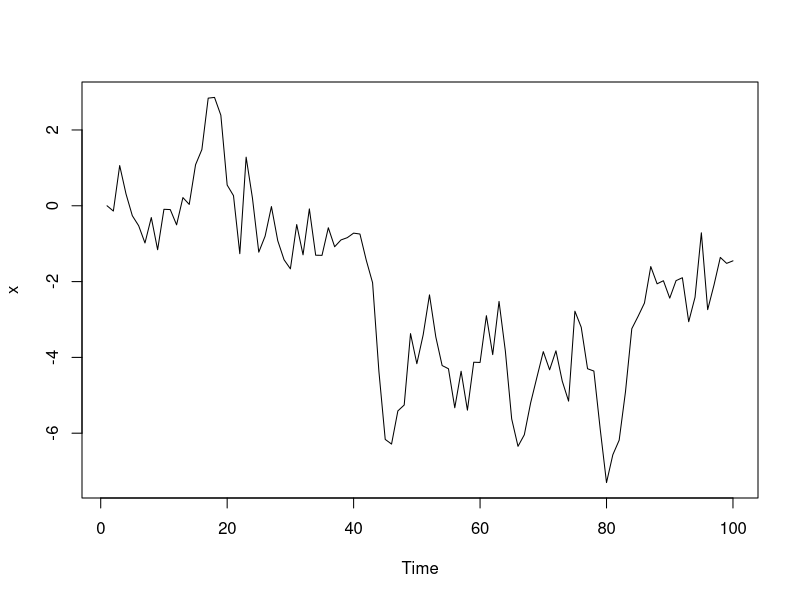
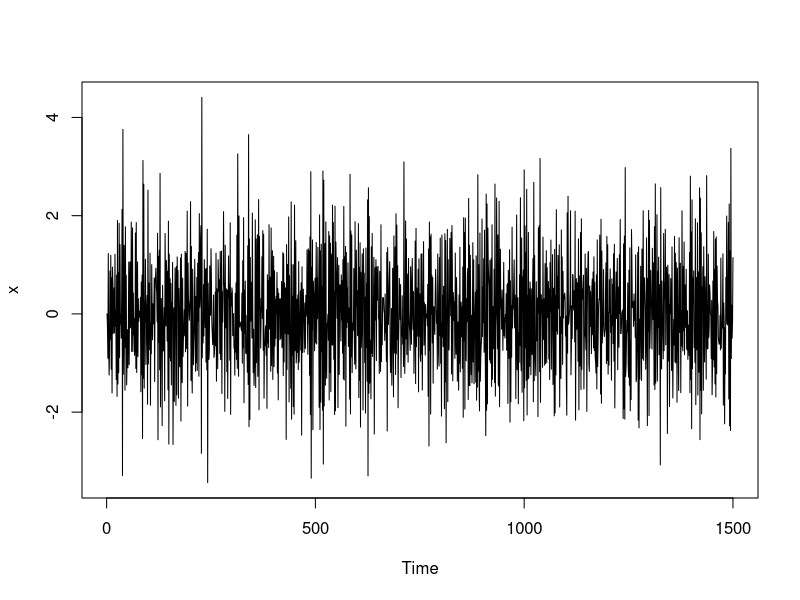
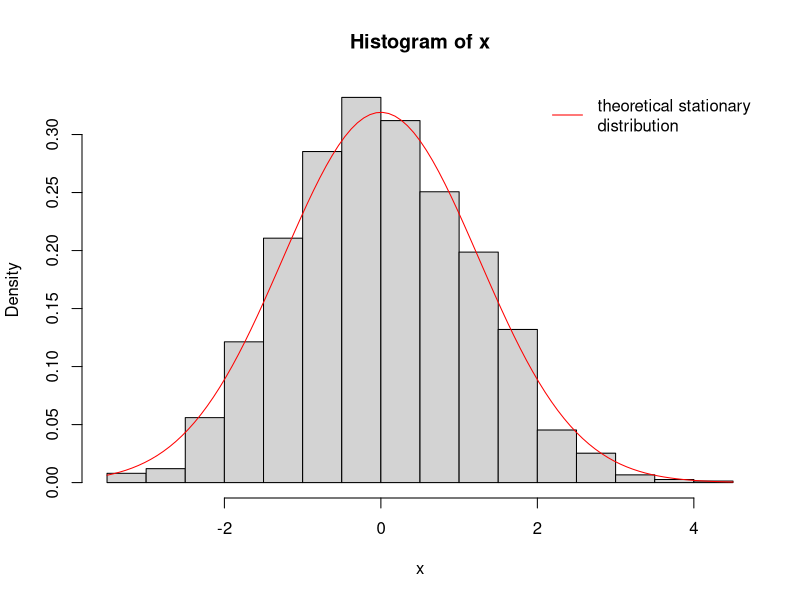

These figures' R source, in order:
## ---- chunk 1
set.seed(34)

n = 100
x = numeric(n)

for (i in 2:n) {
  x[i] = rnorm(1, mean=x[i-1], sd=1.0)
}

plot.ts(x)
## ---- chunk 2
Q = matrix(c(0.0, 0.5, 0.0, 0.0, 0.5,
             0.5, 0.0, 0.5, 0.0, 0.0,
             0.0, 0.5, 0.0, 0.5, 0.0,
             0.0, 0.0, 0.5, 0.0, 0.5,
             0.5, 0.0, 0.0, 0.5, 0.0), 
           nrow=5, byrow=TRUE)

Q %*% Q # Matrix multiplication in R. This is Q^2.
## ---- chunk 3
(Q %*% Q)[1,3]
## ---- chunk 4
Q5 = Q %*% Q %*% Q %*% Q %*% Q # h=5 steps in the future
round(Q5, 3)
## ---- chunk 5
Q10 = Q %*% Q %*% Q %*% Q %*% Q %*% Q %*% Q %*% Q %*% Q %*% Q # h=10 steps in the future
round(Q10, 3)
## ---- chunk 6
Q30 = Q
for (i in 2:30) {
  Q30 = Q30 %*% Q
}
round(Q30, 3) # h=30 steps in the future
## ---- chunk 7
c(0.2, 0.2, 0.2, 0.2, 0.2) %*% Q
## ---- chunk 8
n = 5000
x = numeric(n)
x[1] = 1 # fix the state as 1 for time 1
for (i in 2:n) {
  x[i] = sample.int(5, size=1, prob=Q[x[i-1],]) # draw the next state from the intergers 1 to 5 with probabilities from the transition matrix Q, based on the previous value of X.
}
## ---- chunk 9
table(x) / n
## ---- chunk 10
set.seed(38)

n = 1500
x = numeric(n)
phi = -0.6

for (i in 2:n) {
  x[i] = rnorm(1, mean=phi*x[i-1], sd=1.0)
}

plot.ts(x)
## ---- chunk 11
hist(x, freq=FALSE)
curve(dnorm(x, mean=0.0, sd=sqrt(1.0/(1.0-phi^2))), col="red", add=TRUE)
legend("topright", legend="theoretical stationary\ndistribution", col="red", lty=1, bty="n")
